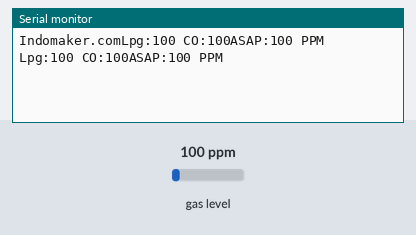
Bench run of a sketch on a simulated Arduino Uno, built with avr-gcc and run on an emulated ATmega328P. On the bench: the last lines printed to the serial monitor. The test bench sets the inputs (shaded band); at power-on: gas level 100 ppm.

Above: at 6.7 s.
6.8 s: gas level set to 20 ppm
At 8.1 s:
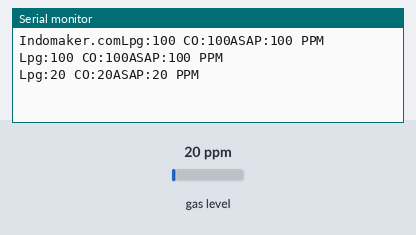
8.3 s: gas level set to 250 ppm
At 9.1 s:
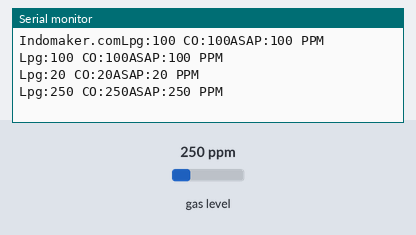
Timing chart, 0 to 11.3 s (numbered marks = the images above; inputs shaded):
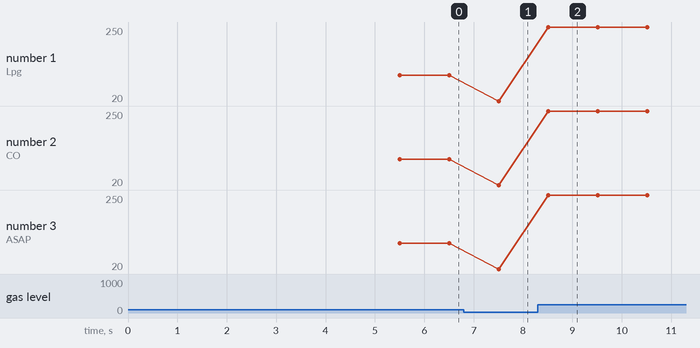

Measured:
- after the input at 6.8 s, the serial monitor: prints a new line after 0.71 s (image 1)
- after the input at 8.3 s, the serial monitor: prints a new line after 0.21 s (image 2)
- plotted number 1: 100 → 20 after the input at 6.8 s, 20 → 250 after the input at 8.3 s
- plotted number 2: 100 → 20 after the input at 6.8 s, 20 → 250 after the input at 8.3 s
- plotted number 3: 100 → 20 after the input at 6.8 s, 20 → 250 after the input at 8.3 s

The sketch:

Asap_CO_LPG.ino
```cpp
#include <MQ2.h>
#include <Wire.h>

int sensorMQ2 = A0;
int lpg, co, asap;
MQ2 mq2(sensorMQ2);
void setup() {
  Serial.begin(9600);

  mq2.begin();

  Serial.print("Indomaker.com");
  delay(5000);

}
void loop() {
  float* values = mq2.read(true);
  lpg = mq2.readLPG();
  co = mq2.readCO();
  asap = mq2.readSmoke();
  Serial.print("Lpg:");
  Serial.print(lpg);
  Serial.print(" CO:");
  Serial.print(co);
  Serial.print("ASAP:");
  Serial.print(asap);
  Serial.println(" PPM");
  delay(1000);
}
```
